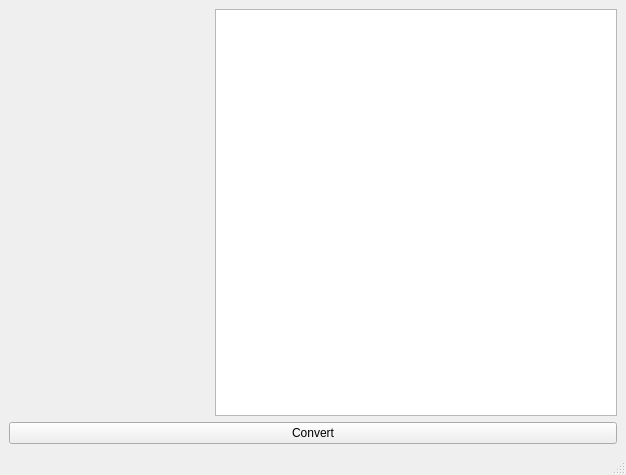
<?xml version="1.0" encoding="UTF-8"?>
<ui version="4.0">
 <class>MainWindow</class>
 <widget class="QMainWindow" name="MainWindow">
  <property name="geometry">
   <rect>
    <x>0</x>
    <y>0</y>
    <width>626</width>
    <height>475</height>
   </rect>
  </property>
  <property name="windowTitle">
   <string>MainWindow</string>
  </property>
  <widget class="QWidget" name="centralwidget">
   <layout class="QVBoxLayout" name="verticalLayout">
    <item>
     <layout class="QHBoxLayout" name="horizontalLayout">
      <item>
       <widget class="DragNDropWidget" name="lab_dradndrop">
        <property name="minimumSize">
         <size>
          <width>200</width>
          <height>200</height>
         </size>
        </property>
        <property name="text">
         <string/>
        </property>
       </widget>
      </item>
      <item>
       <widget class="QTableWidget" name="tab_conversion_files"/>
      </item>
     </layout>
    </item>
    <item>
     <widget class="QPushButton" name="pub_convert">
      <property name="text">
       <string>Convert</string>
      </property>
     </widget>
    </item>
   </layout>
  </widget>
  <widget class="QMenuBar" name="menubar">
   <property name="geometry">
    <rect>
     <x>0</x>
     <y>0</y>
     <width>626</width>
     <height>22</height>
    </rect>
   </property>
  </widget>
  <widget class="QStatusBar" name="statusbar"/>
 </widget>
 <customwidgets>
  <customwidget>
   <class>DragNDropWidget</class>
   <extends>QLabel</extends>
   <header>libs.widgets.pe_dragndrop_widget</header>
  </customwidget>
 </customwidgets>
 <resources/>
 <connections/>
</ui>
